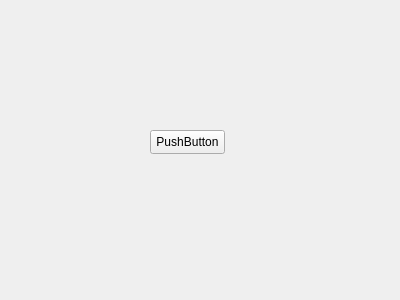
<?xml version="1.0" encoding="UTF-8"?>
<ui version="4.0">
 <class>Form</class>
 <widget class="QWidget" name="Form">
  <property name="geometry">
   <rect>
    <x>0</x>
    <y>0</y>
    <width>400</width>
    <height>300</height>
   </rect>
  </property>
  <property name="windowTitle">
   <string>Form</string>
  </property>
  <widget class="QPushButton" name="btn_frm">
   <property name="geometry">
    <rect>
     <x>150</x>
     <y>130</y>
     <width>75</width>
     <height>24</height>
    </rect>
   </property>
   <property name="text">
    <string>PushButton</string>
   </property>
  </widget>
 </widget>
 <resources/>
 <connections/>
</ui>
